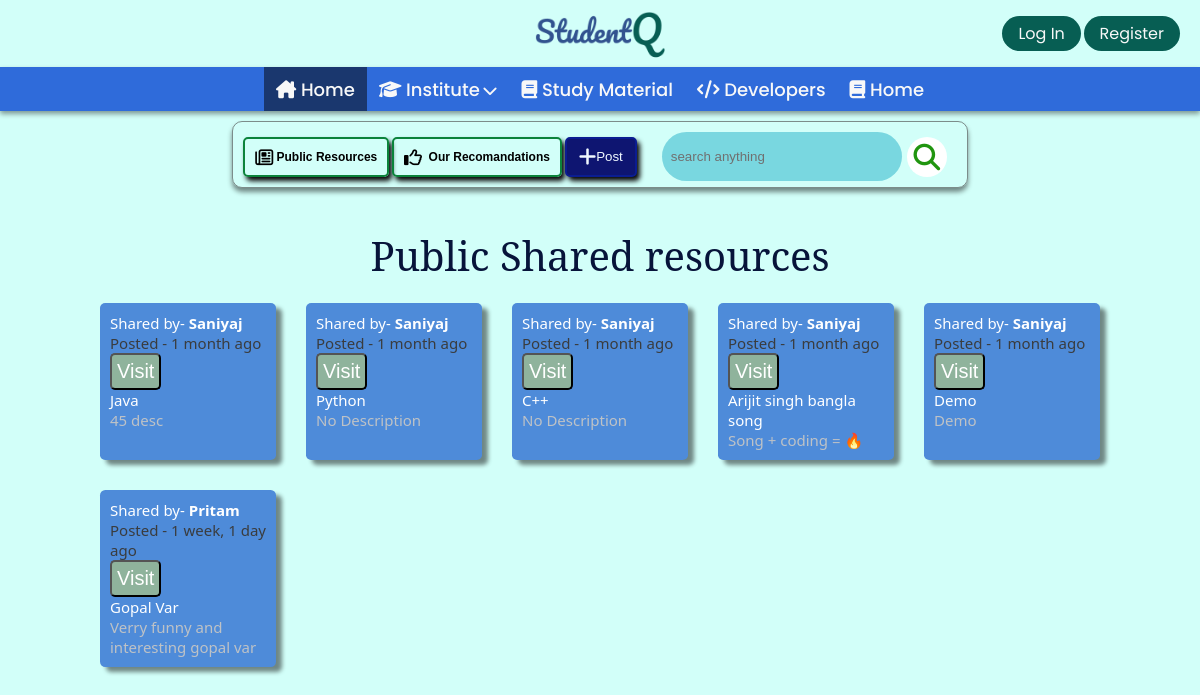
Page /study-metirial/ on the committed database.
### Base/models.py (models this page shows, shortened)
class Tutorial(models.Model):
    poster_user_id = models.IntegerField()
    name = models.CharField(max_length=200 ,null=True)
    link = models.CharField(max_length=500)
    topic = models.CharField(max_length=500)
    desc = models.CharField(max_length=200, null=True)
    date_of_post =models.DateTimeField(auto_now_add=True)

### Base/views.py (the view)
# urls.py: path('study-metirial/',views.studyMetirial, name='studyMetirial'),
def studyMetirial(request):
    user = request.user
    context = {}
    if 'q' in request.GET:
        query = request.GET['q']
        if len(query) > 100:
            posts = Tutorial.objects.none()
            query = query[0:10]+'.....'
        else:
            postsTopic = Tutorial.objects.filter(topic__icontains=query)
            postsDescription = Tutorial.objects.filter(desc__icontains=query)
            posts = postsTopic.union(postsDescription)
        if posts.count() == 0:
            messages.error(
                request, 'No search result found, Please refine your query')
        context = {'posts': posts, 'query': query}
        return render(request, "study_metirial.html", context)
    else:
        posts = Tutorial.objects.all()
        context["posts"] = posts
        return render(request, "study_metirial.html", context)

### Base/templates/study_metirial.html (shortened to what this page needs)
{% include "main.html" %}
{% load static %}
{% block css %}
    <link rel="stylesheet" href="{% static 'mStyle/studyMaterials.css' %}">
{% endblock %}
{% block body %}
<div class="miniNav">
    <div class="head-mini-nav">
        <div class="buttons">
            <button id="public" onclick='publicBox()' class='navBtn' > &nbsp;Public Resources</button>
            <button id="Recomandations" onclick='recomand()' class='navBtn'>  &nbsp;Our Recomandations</button>
            <a href="{% url 'post' %}"><button id='Post'> Post</button></a>
        </div>
        <div class="search">
            <form action="" method='get' class="search-box">
                <input type="text" class="search-text" placeholder='search anything' name='q' id='query'>
                <button type='submit' class="search-btn">
                </button>
            </form>
        </div>
    </div>
</div>
<div class="main-study">
    <div id='publicButton' class='titles'>Public Shared resources</div>
    <div id="public-videos">
        {% for tuts in posts %}
            <div class='publicShared'>
                <p>Shared by- <b class='name'>{{tuts.name}}</b></p>
                <p class='date'>Posted - {{tuts.date_of_post | timesince}} ago</p>
                <a href="{{tuts.link}}" target="_blank"><button  class='publicVideosButton'>Visit</button></a>
                <p class='topic'>{{tuts.topic | capfirst}}</p>
                {% if tuts.desc %}
                    <p class='description'>{{tuts.desc | capfirst}}</p>
                {% else %}
                    <p class='description'>No Description</p>
                {% endif %}
            </div>
        {% endfor %}
    </div>
</div>
{% endblock body %}

### static/mStyle/main.css (style rules this page uses)
:root { --light-green-theme: #D2FFF9; --light-blue: #669CFF; --main-blue: #2F6BDA; --dark-blue: #1a376e; --light-dark-blue: #083891; --theme-clr: #075E53; --theme-clr-light: #178274; --hover-green: #094a42; --black: #000; --white: #fff; --drk-white: #f8f8f8; --light-gray: #d9d9d9; --placeholder-clr: #707070; --main-yellow: #FFE454; --font-primary: 'Poppins', sans-serif; --font-secondary: 'Righteous', cursive; --font-ternary: 'Pacifico', cursive; --font-ps: 'Alkatra', cursive; }
*::placeholder { color: var(--placeholder-clr); }
*, *::before, *::after { margin: 0; padding: 0; box-sizing: border-box; scrollbar-width: thin; scrollbar-color: var(--theme-clr) var(--light-gray); }
html { font-size: 62.5%; overflow-x: hidden; }
body { min-height: 100vh; font-family: 'Poppins', sans-serif; overflow-x: hidden; background: var(--light-green-theme); }
a { text-decoration: none; }

### static/mStyle/studyMaterials.css (style rules this page uses)
.miniNav { display: flex; justify-content: center; padding-top: 1rem; }
.head-mini-nav { background: transparent; padding: 0rem 1rem; position: relative; border-radius: 10px; border: 1px solid rgba(69, 68, 68, 0.607); box-shadow: 0px 0.4rem 0.5rem rgba(0, 0, 0, 0.47); display: flex; padding-top: 0.5rem; align-items: center; justify-content: space-around; }
.navBtn { background: transparent; padding: 0rem 1rem; border-radius: 5px; border: 2px solid #0b833b; font-weight: bold; font-size: larger; height: 4rem; box-shadow: 0.3rem 0.4rem 0.5rem rgb(8, 8, 8); }
#Post { background: #0e1571; padding: 0rem 1.2rem; border-radius: 5px; color: aliceblue; border: 2px solid #0b1d91; height: 4rem; box-shadow: 0.3rem 0.4rem 0.5rem rgb(8, 8, 8); justify-content: center; }
.search-box { display: flex; justify-content: right; margin: .5rem; }
.search-btn { color: black; float: right; width: 4rem; height: 4rem; margin: .5rem; border: none; border-radius: 50%; background: white; display: flex; justify-content: center; align-items: center; cursor: pointer; text-decoration: none; }
.search-text { margin-left: 2rem; background: #79d7e0; height: 49px; border-radius: 33px; width: 240px; padding: 0 9px; border: none; }
.main-study { display: flex; justify-content: center; align-items: center; flex-direction: column; }
.titles { margin-top: 4rem; font-size: 4rem; color: #07143a; font-family: "Noto Serif", serif; }
#public-videos { display: grid; grid-template-columns: repeat(5, 1fr); gap: 3rem; padding: 2rem 10rem; }
.publicShared { background: rgb(78, 139, 217); color: #ffffff; padding: 1rem; border-radius: 3%; box-shadow: 0.6rem 0.5rem 0.4rem rgba(0, 0, 0, 0.47); font-size: 1.5rem; font-family: "Segoe UI", Tahoma, Geneva, Verdana, sans-serif; }
body { margin-bottom: 2rem; }
.publicVideosButton { cursor: pointer; background-color: #8fb39c; font-size: 2rem; color: white; padding: 0.5rem; border-radius: 0.5rem; }
.description { color: #bec2c6; }
.topic { color: #ffffff; }
.name { text-transform: capitalize; }
.date { font-weight: 400; color: #3a3c3e; }

### rows in the picture
Tutorial: name "Saniyaj", date_of_post "1 month", topic "Java", desc "45 desc"
Tutorial: name "Saniyaj", date_of_post "1 month", topic "Python", desc "No Description"
Tutorial: name "Saniyaj", date_of_post "1 month", topic "C++", desc "No Description"
Tutorial: name "Saniyaj", date_of_post "1 month", topic "Arijit singh bangla song", desc "Song + coding = 🔥"
Tutorial: name "Saniyaj", date_of_post "1 month", topic "Demo", desc "Demo"
Tutorial: name "Pritam", date_of_post "1 week, 1 day", topic "Gopal Var", desc "Verry funny and interesting gopal var"
